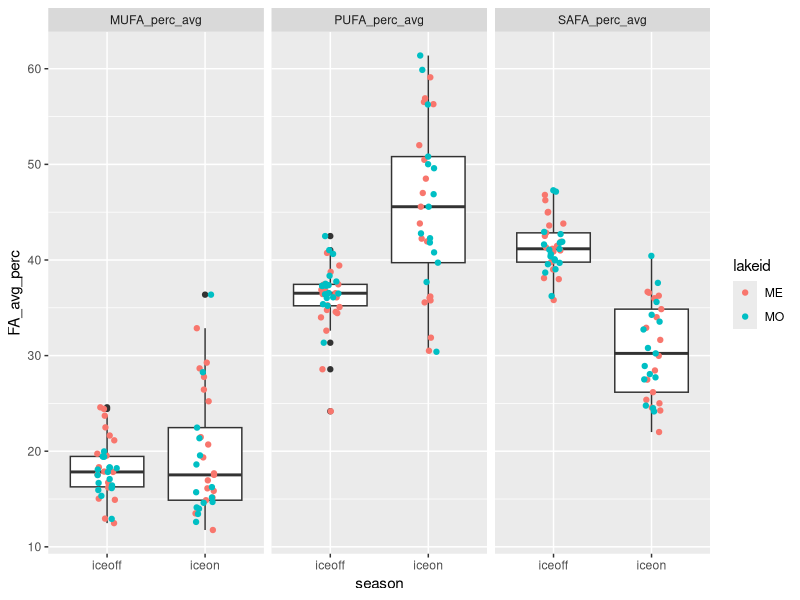
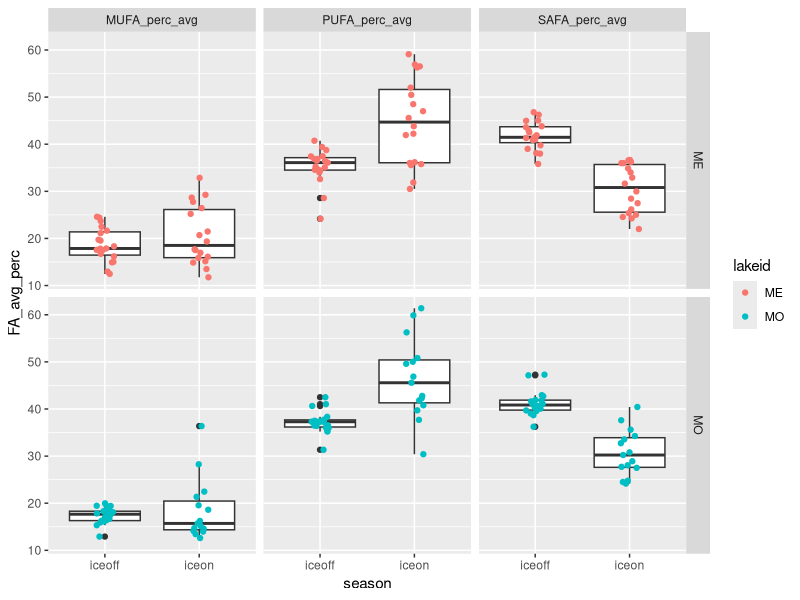
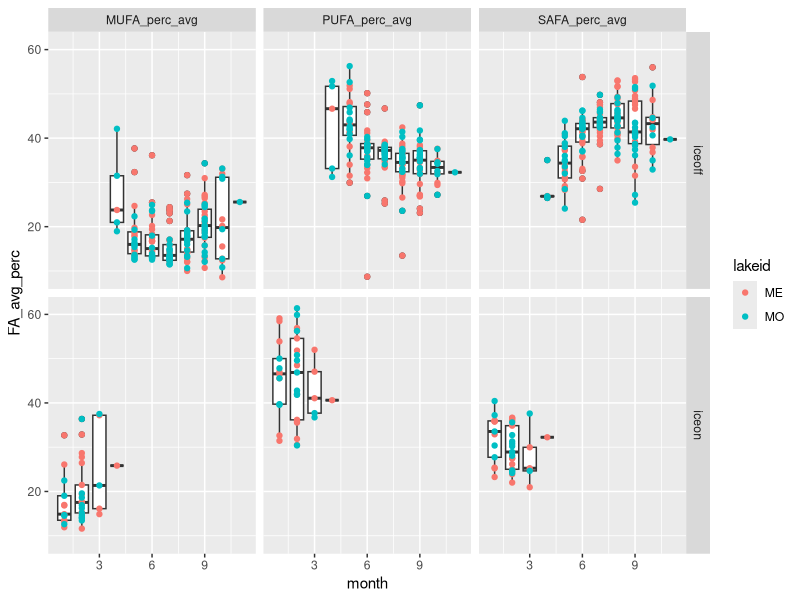
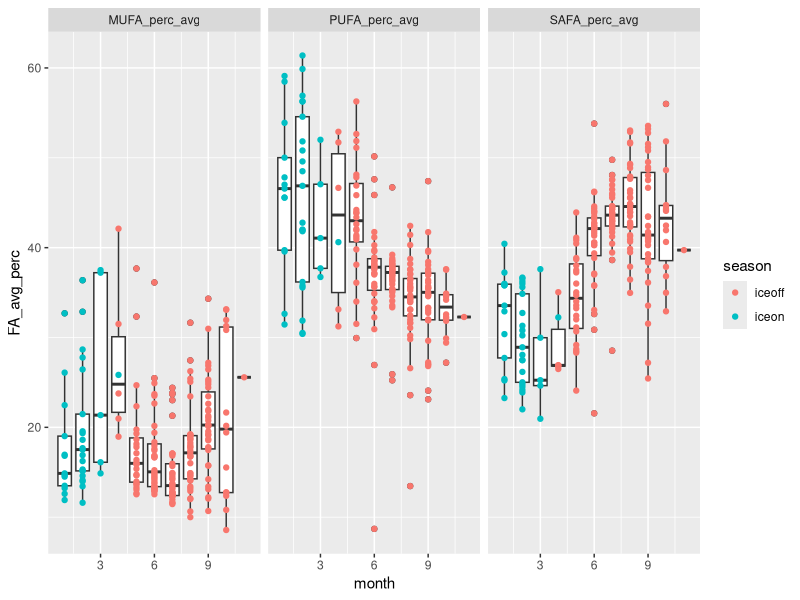

Source code (R) for these figures, in order:
# ============================================================== #
## ========================= OVERVIEW ========================= ##
# ============================================================== #

# Looking at iceon/iceoff community FA profiles
# Only using Lakes Mendota and Monona from LTER,
# as they have equivalent iceon/iceoff paired data
# Using AG PLoS paper FA dataset, with some aggregation/crosswalking
# to match LTER data.

# ============================================================== #
## =================== DATA WRANGLING STEPS =================== ##
# ============================================================== #

# 1) LTER data - read in, format dates, keep only ME/MO
# 2) read in iceon/iceoff data (ecology letters paper)
# 3) tag LTER data with season, keep only iceon/iceoff
# 4) aggregate LTER samples to month (mean taxa biomass by lake/year/month)
# 5) identify genera <5% of any sample - remove these genera
# 6) calculate dry weight (20% of wet weight)
# 7) read in FA PLoS data - keep freshwater, proportion data
# --> 7.5) fix FA/LTER group/division matches (see crosswalk.xlsx)
# 8) aggregate FA to genus and division level profiles
# 9) aggregate biomass to genus level
# 10) tag LTER data with whether has matching division/Group or genus in FA data
# 11) merge LTER with FA data (genus, division, NA matches)
# 12) weight FA data by biomass dry weight / total biomass (genus-level FA, independent of biomass)
# 13) aggregated weighted to community level 



# ============================================================== #
## ====================== SCRIPT BEGINS ======================= ##
# ============================================================== #

#load packages
library(dplyr)
library(reshape2)
library(tidyr)
library(lubridate)
library(vegan)
library(RColorBrewer)
library(ggplot2)

# ============================================================================
# ----> read in LTER phyto data

#read in, format dates so can stack ok 

madison <- read.csv("../Data/ntl88_v7.csv", stringsAsFactors = FALSE) %>% 
  mutate(date = as.Date(sampledate, format = "%m/%d/%Y")) %>% 
  select(-sampledate)

#only madison lakes have matching iceon/iceoff data
lter_lakes <- madison %>% 
  filter(lakeid %in% c("MO", "ME"))

#keep only necessary files
lter_lakes <- lter_lakes %>% 
  mutate(month = month(date),
         year = year(date)) %>% 
  select(lakeid, year, month, date, sta, depth_range, 
         division, genus, taxa_name, biomass_conc)

#=============================================================================
# ----> read in under ice data, for ice on/off timing
seasons_orig <- read.csv("../Data/under_ice_data.csv", stringsAsFactors = FALSE)

#keep only wisconsin, cols of interest, make start and end full dates
seasons_wisc <- seasons_orig %>% 
  filter(lakeregloc == "Wisconsin") %>% 
  select(year, season, lakename, lakeregloc, 
         startday, startmonth, startyear, 
         endday, endmonth, endyear) %>% #, 
  #iceduration, periodn, photicdepth, 
  #icedepth, snowdepth, airtemp) %>% 
  mutate(startmonum = match(startmonth, month.abb),
         endmonum = match(endmonth, month.abb)) %>% 
  mutate(startdate = paste(startyear, startmonum, startday, sep = "-"),
         enddate = paste(endyear, endmonum, endday, sep = "-"))

#unique(seasons_wisc$lakename)
#unique(lter_lakes$lakeid) %>% sort()

#make lakeid to match
seasons_lakes <- seasons_wisc %>% 
  mutate(lakeid = ifelse(lakename == "Lake Mendota", "ME", NA),
         lakeid = ifelse(lakename == "Lake Monona", "MO", lakeid)) %>% 
  select(season, lakeid, year, startdate, enddate) %>% 
  filter(lakeid %in% c("ME", "MO"))


#=============================================================================
# ----> tag data with season

lter_dates_only <- lter_lakes %>% 
  select(lakeid, year, date) %>% 
  unique() %>% 
  rename(sample_year = year) %>% 
  arrange(lakeid, sample_year)

#make seasons wide format to can have column "start", "sample", and "end" dates
seasons_lakes_wide <- seasons_lakes %>% 
  melt(id.vars = c("lakeid", "year", "season"), variable.name = "category", value.name = "date") %>% 
  mutate(seasons_category = paste(season, category, sep = "_")) %>% 
  select(-season, -category) %>% 
  dcast(lakeid + year ~ seasons_category, value.var = "date") %>% 
  rename(winter_yr = year) %>% 
  select(lakeid, winter_yr, iceon_startdate, iceon_enddate, iceoff_startdate, iceoff_enddate)

#we're only interested in iceon/iceoff
#(looking at ice vs stratified patterns in FA)

lter_seasons_pre <- merge(lter_dates_only, seasons_lakes_wide,
                      by = c("lakeid"), all.x = TRUE) %>% 
  #tag seasons with iceon/iceoff (NA if not fall within start/end dates)
  mutate(season = ifelse(date >= iceon_startdate & date <= iceon_enddate, "iceon", NA),
         season = ifelse(date >= iceoff_startdate & date <= iceoff_enddate, "iceoff", season)) %>% 
  #keep only samples that fall within iceon or iceoff
  filter(!is.na(season))

#merge back to full lter data
lter_seasons <- lter_seasons_pre %>% 
  #group things by *winter* year
  select(lakeid, date, winter_yr, season) %>% 
  merge(lter_lakes, by = c("lakeid", "date")) %>% 
  select(-year)

#=============================================================================
# ----> aggregate samples to month

#aggregate to month within *winter* year and lake (ignore station and depth for now)
#since ignoring "other" seasons, shouldn't have issue of sample dates across seasons

#using mean since some dates have multiple samples per month, while others have one or none
#using averages to account for multiple within-month samples, make comparable

lter_month <- lter_seasons %>% 
  #monthly taxa mean biomass (across stations and depth)
  group_by(lakeid, winter_yr, season, month, division, genus, taxa_name) %>% 
  summarize(biomass_ww_m = mean(biomass_conc, na.rm = TRUE)) %>% 
  as.data.frame()

#check out number of years
# lter_month %>% 
#   select(lakeid, winter_yr, season) %>% 
#   group_by(lakeid, season) %>% 
#   summarize(n = n_distinct(winter_yr))


#========================================================================
# ----> identify <5% of samples

#identify contributors (genus-level) <5% of any sample any date (within lake)
#use wet weight (shouldn't matter)

#find contributions to biomass, in terms of %
lter_contribs <- lter_month %>% 
  #for each lake/year/month, find total biomass
  group_by(lakeid, winter_yr, month) %>% 
  mutate(total_bm = sum(biomass_ww_m)) %>% 
  ungroup() %>% 
  #for lake/date, find genus biomass
  group_by(lakeid, winter_yr, month, genus) %>% 
  mutate(genus_bm = sum(biomass_ww_m)) %>% 
  as.data.frame() %>% 
  select(-taxa_name, -biomass_ww_m) %>% 
  #find percent genus biomass of total biomass
  mutate(perc_genus_bm = genus_bm / total_bm * 100) %>% 
  ungroup()  

#find genera that are ever over 5% of a sample BY LAKE
lter_high_contrib <- lter_contribs %>% 
  filter(perc_genus_bm >= 0.05)

lter_high_contrib_genera <- lter_high_contrib %>% 
  select(lakeid, genus) %>% 
  unique() %>% 
  arrange(lakeid, genus) %>% 
  mutate(high_p = "present")

#find genera that are NOT ever over 5% of a sample
lter_low_contrib <- lter_contribs %>% 
  filter(perc_genus_bm < 0.05) 

lter_low_contrib_genera <- lter_low_contrib %>% 
  select(lakeid, genus) %>% 
  unique() %>% 
  arrange(lakeid, genus) %>% 
  mutate(low_p = "present")

#merge, keep ones that are present in low and not in high
#(i.e., those that are never >=5% of a sample)
lter_remove_5 <- merge(lter_high_contrib_genera, lter_low_contrib_genera,
                       by = c("lakeid", "genus"), all = TRUE) %>% 
  #these are ones that are never >=5% of a lake sample
  filter(low_p == "present" & is.na(high_p))


#========================================================================
# ----> LTER after removals of low contributors

#by lake/date - total genus biomass AFTER remove low contribs
lter_after_remove <- lter_month %>% 
  #remove low contributors by lake and genus
  filter( !((lakeid %in% lter_remove_5$lakeid) & (genus %in% lter_remove_5$genus)) ) 

#add a dry weight biomass column
lter_use <- lter_after_remove %>% 
  mutate(biomass_dw = 0.20 * biomass_ww_m)


#========================================================================
# ----> read in fatty acid profiles

# read in PLoS fatty acid dataset
fa <- read.csv("../Data/PLoS_supp/S1_Dataset.csv", stringsAsFactors = FALSE)

#only want freshwater
#fa %>% group_by(Salinity) %>% summarize(n = length(Salinity))
fa_fresh <- filter(fa, Salinity == 0)

#want only proportion data
fa_fresh_prop <- filter(fa_fresh, Data == "prop")

#for now, we don't care about the experimental info
fa_fresh_prop_small <- fa_fresh_prop %>% 
  select(Group, Class, Order, Genus, species,
         sumSAFA, sumMUFA, sumPUFA,
         c18.2w6, c18.3w6, c18.3w3,
         c18.4w3, c18.5w3, 
         c20.4w6, c20.5w3, c22.6w3)

#========================================================================
# ----> fix FA/LTER group/division matches

#existing matches: Chlorophyta, Cryptophyta, Rhodophyta

#make match at group/division level: 
#   Cyanobacteria (FA) = Cyanophyta (LTER)
#   Dinophyta (FA) = Pyrrhophyta (LTER)
#   Euglenozoa (FA) = Euglenophyta (LTER)

#match division to non-group
#   Chrysophyta (LTER) = class Chrysophyceae (FA)
#   Xanthophyta (LTER) = class Xanthophyceae (FA)
#   Haptophyta (LTER) = genus Chromulina (FA)
#   Bacillariophyta (LTER) = average of classes 
#                 Bacillariophyceae, Fragilariophyceae, Coscinodiscophyceae (FA)
#       [Bacillariophyta is multiple classes - for these 3 classes, find average FA profile]

fa_fix <- fa_fresh_prop_small %>% 
  #first, match at group level
  mutate(GroupDiv = ifelse(Group == "Cyanobacteria", "Cyanophyta", Group),
         GroupDiv = ifelse(Group == "Dinophyta", "Pyrrhophyta", GroupDiv),
         GroupDiv = ifelse(Group == "Euglenozoa", "Euglenophyta", GroupDiv),
         #match at single class level
         GroupDiv = ifelse(Class == "Chrysophyceae", "Chrysophyta", GroupDiv),
         GroupDiv = ifelse(Class == "Xanthophyceae", "Xanthophyta", GroupDiv),
         #match at genus level
         GroupDiv = ifelse(Genus == "Chromulina", "Haptophyta", GroupDiv),
         #Bacillariophyta is multiple classes
         GroupDiv = ifelse(Class %in% c("Bacillariophyceae", "Fragilariophyceae", "Coscinodiscophyceae"),
                           "Bacillariophyta", GroupDiv))

# fa_fix %>% select(Group, GroupDiv) %>% unique()
# fa_fix %>% filter(GroupDiv %in% c("Bacillariophyta", "Xanthophyta")) %>% select(Group, Class, GroupDiv) %>% unique()
# fa_fix %>% filter(GroupDiv == "Haptophyta") %>% select(Group, Class, Genus, GroupDiv) %>% unique()
# #yes, works as it should


#========================================================================
# ----> tag LTER data with whether matching genus/division in FA data

lter_fa_tag <- lter_use %>%
  #tag at which level it matches
  #not that groupdiv level is a combination of groups/classes/genus
  mutate(cat = ifelse(division %in% fa_fix$GroupDiv, "groupdiv", NA)) %>%
  mutate(cat = ifelse(genus %in% fa_fix$Genus, "genus", cat))

tags <- lter_fa_tag %>% select(division, genus, cat) %>% unique()

# unique(fa_fix$GroupDiv) %>% sort()
# unique(lter_use$division) %>% sort()


#========================================================================
# ----> find FA genus and division-level profiles

#within genus, what's the average FA profile
fa_genus <- fa_fix %>% 
  group_by(GroupDiv, Genus) %>% 
  summarize(gen_avg_sumSAFA = mean(sumSAFA),
            gen_avg_sumMUFA = mean(sumMUFA),
            gen_avg_sumPUFA = mean(sumPUFA),
            gen_avg_c18.2w6 = mean(c18.2w6),
            gen_avg_c18.3w6 = mean(c18.3w6),
            gen_avg_c18.3w3 = mean(c18.3w3),
            gen_avg_c18.4w3 = mean(c18.4w3),
            gen_avg_c18.5w3 = mean(c18.5w3),
            gen_avg_c20.4w6 = mean(c20.4w6),
            gen_avg_c20.5w3 = mean(c20.5w3),
            gen_avg_c22.6w3 = mean(c22.6w3)) %>% 
  as.data.frame()

#within group/div (FA/LTER fixed croswalk), what's the average FA profile
fa_groupdiv <- fa_fix %>% 
  group_by(GroupDiv) %>% 
  summarize(grpdiv_avg_sumSAFA = mean(sumSAFA),
            grpdiv_avg_sumMUFA = mean(sumMUFA),
            grpdiv_avg_sumPUFA = mean(sumPUFA),
            grpdiv_avg_c18.2w6 = mean(c18.2w6),
            grpdiv_avg_c18.3w6 = mean(c18.3w6),
            grpdiv_avg_c18.3w3 = mean(c18.3w3),
            grpdiv_avg_c18.4w3 = mean(c18.4w3),
            grpdiv_avg_c18.5w3 = mean(c18.5w3),
            grpdiv_avg_c20.4w6 = mean(c20.4w6),
            grpdiv_avg_c20.5w3 = mean(c20.5w3),
            grpdiv_avg_c22.6w3 = mean(c22.6w3)) %>% 
  as.data.frame()


#========================================================================
# ----> aggregate biomass to GENUS
# when missing genus, stick with GENUS biomass but sub in DIVISION fatty acid profile

#aggregate biomass to genus
lter_level_bm <- lter_use %>% 
  group_by(lakeid, winter_yr, season, month, division, genus) %>% 
  summarize(bm_ww_g = sum(biomass_ww_m, na.rm = TRUE),
         bm_drw_g = sum(biomass_dw, na.rm = TRUE)) %>% 
  as.data.frame() 

#merge with tag info
lter_level_bm_tag <- merge(lter_level_bm, tags, by = c("division", "genus"), all = TRUE)

# lter_level_bm_tag %>%
#   select(division, genus, cat) %>%
#   unique() %>%
#   group_by(cat) %>%
#   summarize(n = length(cat)) %>%
#   as.data.frame()

#        cat  n
# 1    genus 35
# 2 groupdiv 95
# 3     <NA>  1

#========================================================================
# ----> merge with FA profiles

# --> genus level FA - matches genus-level biomass
# merges GENUS level biomass with GENUS level FA profiles
tags_fa_genus <- lter_level_bm_tag %>% 
  #only looking at genus-level matches
  filter(cat == "genus") %>% 
  #rename for downstream stacking
  rename(biomass_wet_weight = bm_ww_g,
         biomass_dry_weight = bm_drw_g) %>% 
  #merge with FA genus level data
  merge(fa_genus,  
        by.x = "genus", by.y = "Genus",
        all.x = TRUE) %>% 
  #organize columns
  select(GroupDiv, genus, cat, lakeid, winter_yr, month, season,
         biomass_wet_weight, biomass_dry_weight,
         gen_avg_sumSAFA,
         gen_avg_sumMUFA,
         gen_avg_sumPUFA,
         gen_avg_c18.2w6,
         gen_avg_c18.3w6,
         gen_avg_c18.3w3,
         gen_avg_c18.4w3,
         gen_avg_c18.5w3,
         gen_avg_c20.4w6,
         gen_avg_c20.5w3,
         gen_avg_c22.6w3)

#remove labels in headers
names(tags_fa_genus) <- gsub("gen_avg_", "", names(tags_fa_genus))

# --> division level FA - matches division level biomass
# merges GENUS level biomass with DIVISION level FA profiles
# (missing genera in FA get division level FA)
tags_fa_groupdiv <- lter_level_bm_tag %>% 
  #keep only those matching at groupdiv level
  filter(cat == "groupdiv") %>% 
  #rename for downstream stacking
  rename(biomass_wet_weight = bm_ww_g,
         biomass_dry_weight = bm_drw_g) %>% 
  #merge with FA division/group level data
  #merge with FA genus level data
  merge(fa_groupdiv,  
        by.x = "division", by.y = "GroupDiv",
        all.x = TRUE) %>% 
  rename(GroupDiv = division) %>% 
  #organize columns
  select(GroupDiv, genus, cat, lakeid, winter_yr, month, season,
         biomass_wet_weight, biomass_dry_weight,
         grpdiv_avg_sumSAFA,
         grpdiv_avg_sumMUFA,
         grpdiv_avg_sumPUFA,
         grpdiv_avg_c18.2w6,
         grpdiv_avg_c18.3w6,
         grpdiv_avg_c18.3w3,
         grpdiv_avg_c18.4w3,
         grpdiv_avg_c18.5w3,
         grpdiv_avg_c20.4w6,
         grpdiv_avg_c20.5w3,
         grpdiv_avg_c22.6w3)

#remove labels in headers
names(tags_fa_groupdiv) <- gsub("grpdiv_avg_", "", names(tags_fa_groupdiv))

# --> does NOT have associated FA
#leaving biomass at genus level
tags_fa_NA <- lter_level_bm_tag %>% 
  filter(is.na(cat)) %>% 
  rename(biomass_wet_weight = bm_ww_g,
         biomass_dry_weight = bm_drw_g) %>% 
  rename(GroupDiv = division) %>% 
  select(GroupDiv, genus, cat, lakeid, winter_yr, month, season,
         biomass_wet_weight, biomass_dry_weight) %>% 
  #add NA columns
  mutate(          sumSAFA = NA,
                   sumMUFA = NA,
                   sumPUFA = NA,
                   c18.2w6 = NA,
                   c18.3w6 = NA,
                   c18.3w3 = NA,
                   c18.4w3 = NA,
                   c18.5w3 = NA,
                   c20.4w6 = NA,
                   c20.5w3 = NA,
                   c22.6w3 = NA)

# --> merge together
full_dat <- rbind(tags_fa_genus, tags_fa_groupdiv, tags_fa_NA)


#========================================================================
# ----> weight FA profiles by biomass

# Data == "prop" is FA % of dry weight
# so it's a fatty acid proportion of dry weight (of genus or division, by cat)

# What we want is "what are the average proportions of SAFA, MUFA, PUFA 
# present in the community, irrespective of total biomass?" 
# (i.e. we know there is higher biomass in summer - the Circus Circus buffet)
# SH: pretty sure that what we want then is:(biomass_dry_weight * sumSAFA)/total dry weight

full_dat_weighted <- full_dat %>% 
  #find total dry weight biomass for each *sample point*
  group_by(lakeid, winter_yr, season, month) %>% 
  mutate(sample_date_dry_weight_total = sum(biomass_dry_weight)) %>% 
  ungroup() %>% 
  #weight FA by biomass - per row (genus within sample date)
  #if FA is % dry weight, then FA * dry weight = biomass of that FA
  #here, sample_date_dry_weight_total is community-level biomass
  #FA props are genus-level
  mutate(sumSAFA_prop = (biomass_dry_weight * sumSAFA)/sample_date_dry_weight_total,
         sumMUFA_prop = (biomass_dry_weight * sumMUFA)/sample_date_dry_weight_total,
         sumPUFA_prop = (biomass_dry_weight * sumPUFA)/sample_date_dry_weight_total,
         c18.2w6_prop = (biomass_dry_weight * c18.2w6)/sample_date_dry_weight_total,
         c18.3w6_prop = (biomass_dry_weight * c18.3w6)/sample_date_dry_weight_total,
         c18.3w3_prop = (biomass_dry_weight * c18.3w3)/sample_date_dry_weight_total,
         c18.4w3_prop = (biomass_dry_weight * c18.4w3)/sample_date_dry_weight_total,
         c18.5w3_prop = (biomass_dry_weight * c18.5w3)/sample_date_dry_weight_total,
         c20.4w6_prop = (biomass_dry_weight * c20.4w6)/sample_date_dry_weight_total,
         c20.5w3_prop = (biomass_dry_weight * c20.5w3)/sample_date_dry_weight_total,
         c22.6w3_prop = (biomass_dry_weight * c22.6w3)/sample_date_dry_weight_total) %>% 
  as.data.frame()

#filter(full_dat_weighted, lakeid == "MO" & winter_yr == 2002 & month == 8)

#keep only columns of interest
full_dat_weighted_small <- full_dat_weighted %>% 
  select(GroupDiv, genus, cat, lakeid, winter_yr, month, season, 
         sumSAFA_prop, sumMUFA_prop, sumPUFA_prop,
         c18.2w6_prop, c18.3w6_prop, c18.3w3_prop,
         c18.4w3_prop, c18.5w3_prop,
         c20.4w6_prop, c20.5w3_prop, c22.6w3_prop)

#this is basically saying:
#for each time point, a genus has some proportion FAs
#we want to aggregate to community, then to season

#ADD UP all MUFA/PUFA/SAFA within a community
#to get community-level amount
#I have proved to myself using pen, paper, and basic algebra that this will work

full_dat_weighted_date_FA <- full_dat_weighted_small %>% 
  #get community-level FA props for each time point
  group_by(lakeid, winter_yr, month, season) %>% 
  summarize(MUFA_perc = sum(sumMUFA_prop, na.rm = TRUE),
            PUFA_perc = sum(sumPUFA_prop, na.rm = TRUE),
            SAFA_perc = sum(sumSAFA_prop, na.rm = TRUE)) %>% 
  as.data.frame()

# summary(full_dat_weighted_date_FA) 

# #now aggregate to season - find average MUFA/PUFA/SAFA profile for each season (all years, boths lakes)
# full_dat_weighted_date_FA %>% 
#   group_by(season) %>% 
#   summarize(MUFA_perc_avg = mean(MUFA_perc),
#             PUFA_perc_avg = mean(PUFA_perc),
#             SAFA_perc_avg = mean(SAFA_perc)) %>% 
#   as.data.frame()
# #doesn't quite add up to 100%, more like 95%, but not unexpected since on average

#aggregate to lake/month/year/season
full_dat_weighted_month_season_FA <- full_dat_weighted_date_FA %>% 
  #aggregate across months within season, find average FAs
  group_by(lakeid, winter_yr, season, month) %>% 
  summarize(MUFA_perc_avg = mean(MUFA_perc, na.rm = TRUE),
            PUFA_perc_avg = mean(PUFA_perc, na.rm = TRUE),
            SAFA_perc_avg = mean(SAFA_perc, na.rm = TRUE)) %>% 
  as.data.frame()

#aggregate to lake/year/season
full_dat_weighted_yr_season_FA <- full_dat_weighted_date_FA %>% 
  #aggregate across months within season, find average FAs
  group_by(lakeid, winter_yr, season) %>% 
  summarize(MUFA_perc_avg = mean(MUFA_perc, na.rm = TRUE),
            PUFA_perc_avg = mean(PUFA_perc, na.rm = TRUE),
            SAFA_perc_avg = mean(SAFA_perc, na.rm = TRUE)) %>% 
  as.data.frame()
#note: doesn't add up to quite 100% (working with averages)
#also, data only goes to 2013 (may need to adjust iceon/iceoff dates from raw LTER snow/ice data)


summary(full_dat_weighted_yr_season_FA)
#MUFA: 11-36
#PUFA: 24-61
#SAFA: 22-47

# ============================================================== #
## ========= END OF DATA WRANGLING - ANALYSIS BEGINS ========== ##
# ============================================================== #

# ----> make lake/year/season data long for plotting and analysis
dat_yr_long <- full_dat_weighted_yr_season_FA %>% 
  melt(id.vars = c("lakeid", "winter_yr", "season")) %>% 
  rename(FA_type = variable, FA_avg_perc = value)

#check out data
head(dat_yr_long)

#plot it up
ggplot(data=dat_yr_long, aes(x=season, y=FA_avg_perc)) +
  #boxplot
  geom_boxplot() +
  #points, not overlapping, colored by lake
  geom_jitter(width = 0.1, aes(color = lakeid)) +
  #split by FA type
  facet_wrap(~FA_type)

#MUFA shows no diff, but PUFA/SAFA do:
#PUFA higher in winter, SAFA higher in summer
  
#try ANOVAs - looking at lakes together

#MUFA
mufa1 <- aov(FA_avg_perc ~ season, dat = filter(dat_yr_long, FA_type == "MUFA_perc_avg"))
summary(mufa1) #p=0.175- does not differ by season

#PUFA
pufa1 <- aov(FA_avg_perc ~ season, dat = filter(dat_yr_long, FA_type == "PUFA_perc_avg"))
summary(pufa1) #p<<0.001 (PUFA signif higher in winter)

#SAFA
safa1 <- aov(FA_avg_perc ~ season, dat = filter(dat_yr_long, FA_type == "SAFA_perc_avg"))
summary(safa1) #p<<0.001 (SAFA signif higher in winter)

#what if split lakes?
ggplot(data=dat_yr_long, aes(x=season, y=FA_avg_perc)) +
  #boxplot
  geom_boxplot() +
  #points, not overlapping, colored by lake
  geom_jitter(width = 0.1, aes(color = lakeid)) +
  #combos of laketype and FA type
  facet_grid(lakeid~FA_type)

#same trends - MUFA no diff, PUFA higher in winter, SAFA higher in summer

# ----> check out months within seasons

#make long
dat_month_long <- full_dat_weighted_month_season_FA %>% 
  melt(id.vars = c("lakeid", "winter_yr", "season", "month")) %>% 
  rename(FA_type = variable, FA_avg_perc = value)

#check out
head(dat_month_long)

#plot FA by category and month, between seasons, colored by lake
ggplot(data=dat_month_long, aes(x=month, y=FA_avg_perc, group = month)) +
  #boxplot
  geom_boxplot() +
  #points, colored by lake
  geom_point(aes(color = lakeid)) +
  #combos of season/FA type
  facet_grid(season ~ FA_type)

#together, colored by season not lake
ggplot(data=dat_month_long, aes(x=month, y=FA_avg_perc, group = month)) +
  #boxplot
  geom_boxplot() +
  #points, colored by season
  geom_point(aes(color = season)) +
  #split FAs to different plots
  facet_wrap(~FA_type)
